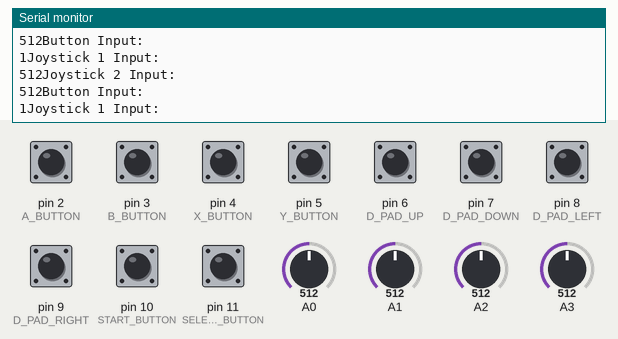
A sketch run on a simulated Arduino Uno, built with avr-gcc and run on an emulated ATmega328P. Parts: the last lines printed to the serial monitor. Inputs (shaded band) come from the test bench; at power-on: pin 2 (A_BUTTON), pin 3 (B_BUTTON), pin 4 (X_BUTTON), pin 5 (Y_BUTTON), pin 6 (D_PAD_UP), pin 7 (D_PAD_DOWN), pin 8 (D_PAD_LEFT), pin 9 (D_PAD_RIGHT), pin 10 (START_BUTTON), pin 11 (SELECT_BUTTON) LOW, A1 = 512, A3 = 512, A0 = 512, A2 = 512.

Above: at 1.2 s.
1.3 s: A1 set to 105
At 1.35 s:
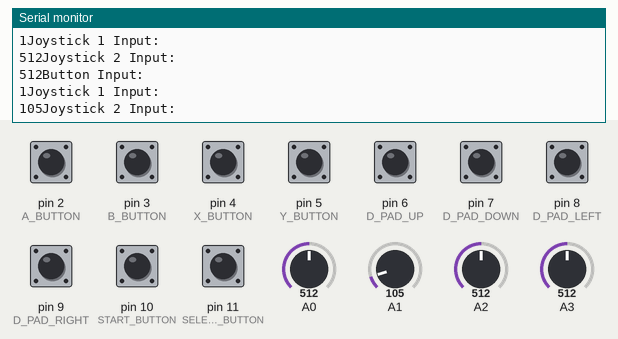
2.8 s: A1 set to 89
At 2.97 s:
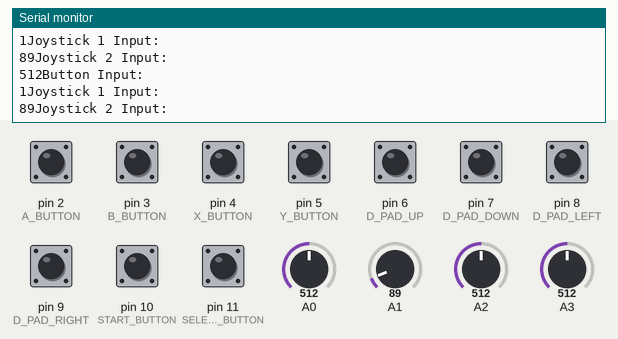
11.8 s: A3 set to 107
At 12.08 s:
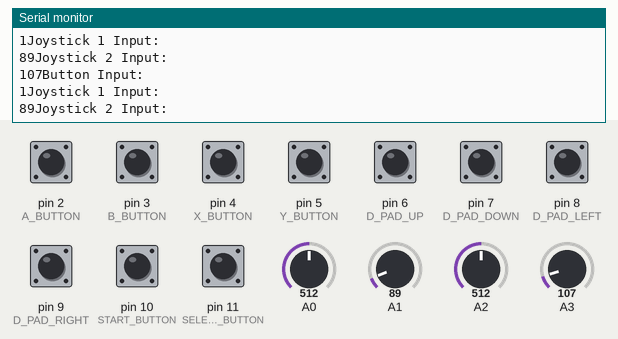
14.8 s: A3 set to 89
At 15.12 s:
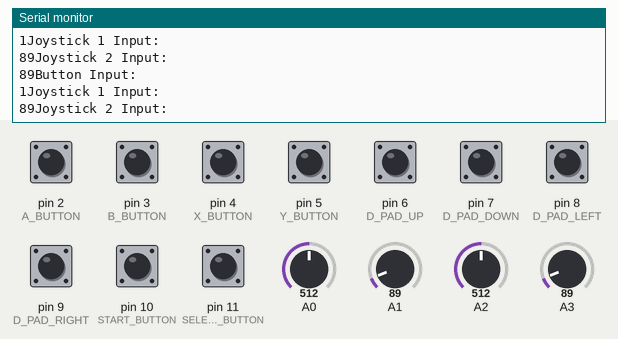
Timing chart, 0 to 17.8 s (numbered marks = the images above; inputs shaded):
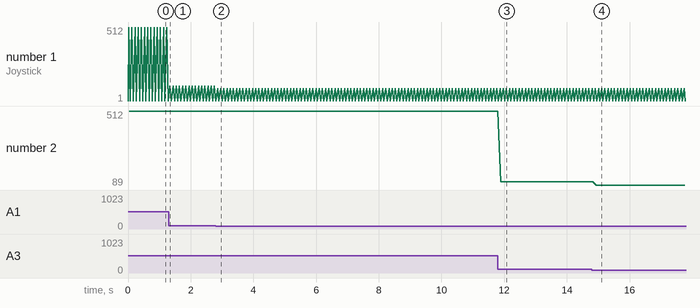

The sketch:

Joypad_Controller.ino
```cpp
#include <JoypadInput.h>

Control control;

/*
   For Joystick

   int joystick1 = control.joystick1(); (or control.joystick2(); )

   Outputs (what joystick1 will equal)

   Joystick Center 0
   Joystick Up 1
   Joystick Down 2
   Joystick Left 3
   Joystick Right 4
   Joystick Top Left 5
   Joystick Top Right 6
   Joystick Bottom Left 7
   Joystick Bottom Right 8


   For Buttons

   int buttonPress = control.button();

   Outputs (what buttonPress will equal)

   A Button 1
   B Button 2
   X Button 3
   Y Button 4
   D-Pad Up 5
   D-Pad Down 6
   D-Pad Left 7
   D-Pad Right 8
   Start Button 9
   Select Button 10
   R1 Button 11
   R2 Button 12
   L1 Button 13
   L2 Button 14

*/

void setup() {
  Serial.begin(9600);
}

void loop() {
  int joystick1 = control.joystick1();
  int joystick2 = control.joystick2();
  int buttonPress = control.button();
  Serial.println("Joystick 1 Input: ");
  Serial.print(joystick1);
  Serial.println("Joystick 2 Input: ");
  Serial.print(joystick2);
  Serial.println("Button Input: ");
  Serial.print(buttonPress);
  delay(100);
}
```

JoypadInput.cpp
```cpp
#include "JoypadInput.h"
#include "Arduino.h"

#define JOY_PIN_0 0
#define JOY_PIN_1 1

#define JOY_PIN_2 2
#define JOY_PIN_3 3

#define A_BUTTON 2
#define B_BUTTON 3
#define X_BUTTON 4
#define Y_BUTTON 5
#define D_PAD_UP 6
#define D_PAD_DOWN 7
#define D_PAD_LEFT 8
#define D_PAD_RIGHT 9
#define START_BUTTON 10
#define SELECT_BUTTON 11
#define R1_BUTTON 12
#define R2_BUTTON 13
#define L1_BUTTON 14
#define L2_BUTTON 15

int Control::joystick1() {
  Control::findJoystickInput(JOY_PIN_0, JOY_PIN_1);
}

int Control::joystick2() {
  Control::findJoystickInput(JOY_PIN_2, JOY_PIN_3);
}

int Control::findJoystickInput(int joyPinX, int joyPinY) {

  int joyX;
  int joyY;
  int joyPosX = analogRead(joyPinX);
  int joyPosY = analogRead(joyPinY);

  if (joyPosX > 500) {
    if (joyPosX < 600) {
      joyX = 0;
    }
    if (joyPosX > 600) {
      joyX = 1;
    }
  }
  if (joyPosX < 500) {
    joyX = 2;
  }
  if (joyPosX = 0) {
    joyX = 0;
  }

  if (joyPosY > 500) {
    if (joyPosY < 600) {
      joyY = 0;
    }
    if (joyPosY > 600) {
      joyY = 1;
    }
    if (joyPosY < 500) {
      joyY = 2;
    }
  }
  if (joyPosY = 0) {
    joyY = 0;
  }

  int output;

  if (joyX = 0) {
    if (joyY = 0) {
      output = 0;
    }
    if (joyY = 1) {
      output = 3;
    }
    if (joyY = 2) {
      output = 4;
    }
  }
  if (joyX = 1) {
    if (joyY = 0) {
      output = 1;
    }
    if (joyY = 1) {
      output = 6;
    }
    if (joyY = 2) {
      output = 5;
    }
  }
  if (joyX = 2) {
    if (joyY = 0) {
      output = 2;
    }
    if (joyY = 1) {
      output = 8;
    }
    if (joyY = 2) {
      output = 7;
    }
  }
  return output;
}

int Control::button() {
  int aButton = digitalRead(A_BUTTON);
  int bButton = digitalRead(B_BUTTON);
  int xButton = digitalRead(X_BUTTON);
  int yButton = digitalRead(Y_BUTTON);
  int dPadUp = digitalRead(D_PAD_UP);
  int dPadDown = digitalRead(D_PAD_DOWN);
  int dPadLeft = digitalRead(D_PAD_LEFT);
  int dPadRight = digitalRead(D_PAD_RIGHT);
  int startButton = digitalRead(START_BUTTON);
  int selectButton = digitalRead(SELECT_BUTTON);
  int R1Button = digitalRead(D_PAD_UP);
  int R2Button = digitalRead(D_PAD_DOWN);
  int L1Button = digitalRead(D_PAD_LEFT);
  int L2Button = digitalRead(D_PAD_RIGHT);
  if (aButton = HIGH) {
    return 1;
  }
  if (bButton = HIGH) {
    return 2;
  }
  if (xButton = HIGH) {
    return 3;
  }
  if (yButton = HIGH) {
    return 4;
  }
  if (dPadUp = HIGH) {
    return 5;
  }
  if (dPadDown = HIGH) {
    return 6;
  }
  if (dPadLeft = HIGH) {
    return 7;
  }
  if (dPadRight = HIGH) {
    return 8;
  }
  if (startButton = HIGH) {
    return 9;
  }
  if (selectButton = HIGH) {
    return 10;
  }
  if (R1Button = HIGH) {
    return 11;
  }
  if (R2Button = HIGH) {
    return 12;
  }
  if (L1Button = HIGH) {
    return 13;
  }
  if (L2Button = HIGH) {
    return 14;
  }
  return 0;
}
 
```

JoypadInput.h
```cpp
#ifndef JoypadInput_h
#define JoypadInput_h

class Control {
  public:
    int joystick1();
    int joystick2();
    int button();
  private:
    int findJoystickInput(int joyPinX, int joyPinY);
    int output;
    int aButton;
    int bButton;
    int xButton;
    int yButton;
    int dPadUp;
    int dPadDown;
    int dPadLeft;
    int dPadRight;
    int startButton;
    int selectButton;
    int R1Button;
    int R2Button;
    int L1Button;
    int L2Button;
    int joyY;
    int joyX;
    int joyPosY;
    int joyPosX;
    int joyPinY;
    int joyPinX;
};

#endif
```

Measured:
- after the input at 1.3 s, the serial monitor: prints a new line at once (image 1)
- after the input at 2.8 s, the serial monitor: prints a new line after 0.06 s (image 2)
- after the input at 11.8 s, the serial monitor: prints a new line after 0.09 s (image 3)
- after the input at 14.8 s, the serial monitor: prints a new line after 0.13 s (image 4)
- plotted number 1: 1 → 105 after the input at 1.3 s, 105 → 89 after the input at 2.8 s
- plotted number 2: 512 → 107 after the input at 11.8 s
